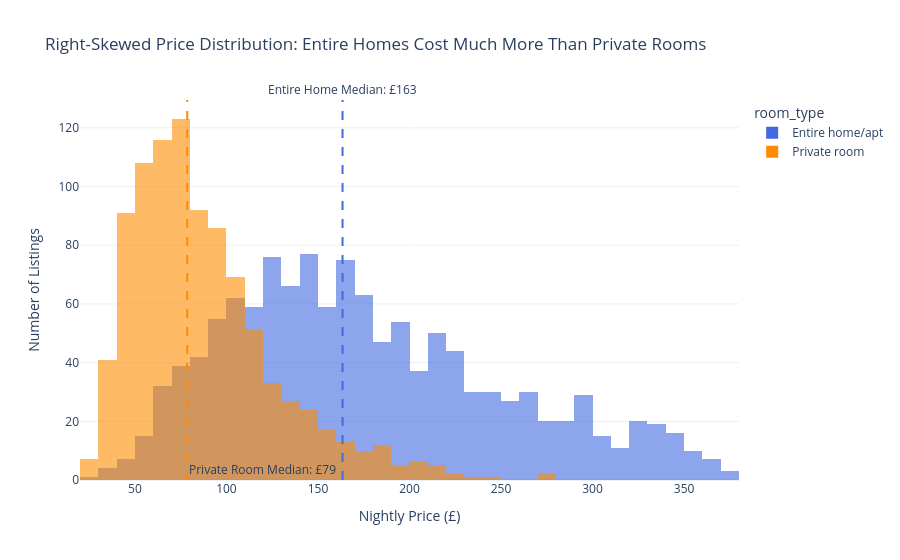

Notebook code cell kept with this figure:
### Markdown cell above
## Task 1 — Histogram: price by room type (overlapping distributions)

**What to build:** A histogram showing price distributions for **Entire home/apt vs Private room** (exclude Shared room — too few observations) overlaid on the same chart.

**Requirements:**
- Both room types on the same chart (use `color='room_type'`)
- `barmode='overlay'` with `opacity=0.6` so both distributions are visible
- A vertical line for the median of EACH room type, differently coloured
- Insight title comparing the two distributions

> 💡 `df_cap[df_cap['room_type'].isin(['Entire home/apt','Private room'])]`

### Code cell
# Task 1
# YOUR CODE HERE
# Task 1

# Filter only required room types
hist_df = df_cap[df_cap['room_type'].isin(['Entire home/apt', 'Private room'])]

# Calculate medians
median_entire = hist_df[hist_df['room_type'] == 'Entire home/apt']['price'].median()
median_private = hist_df[hist_df['room_type'] == 'Private room']['price'].median()

# Create histogram
fig = px.histogram(
    hist_df,
    x='price',
    color='room_type',
    barmode='overlay',
    opacity=0.6,
    nbins=40,
    title='Right-Skewed Price Distribution: Entire Homes Cost Much More Than Private Rooms',
    labels={'price': 'Price (£)', 'count': 'Listings'},
    color_discrete_map={
        'Entire home/apt': 'royalblue',
        'Private room': 'darkorange'
    }
)

# Add median lines
fig.add_vline(
    x=median_entire,
    line_dash='dash',
    line_color='royalblue',
    annotation_text=f'Entire Home Median: £{median_entire:.0f}',
    annotation_position='top'
)

fig.add_vline(
    x=median_private,
    line_dash='dash',
    line_color='darkorange',
    annotation_text=f'Private Room Median: £{median_private:.0f}',
    annotation_position='bottom right'
)

# Layout updates
fig.update_layout(
    template='plotly_white',
    xaxis_title='Nightly Price (£)',
    yaxis_title='Number of Listings'
)

fig.show()

### Figure 1 — Plotly figure (JSON) as saved in the notebook; plotly's stock layout.template omitted (floating-point values rounded to 4 significant figures; data arrays with more than 128 entries replaced by an {"elided": "..."} marker saying what was removed)
{"data": [{"bingroup": "x", "hovertemplate": "room_type=Entire home/apt<br>Price (£)=%{x}<br>count=%{y}<extra></extra>", "legendgroup": "Entire home/apt", "marker": {"color": "royalblue", "opacity": 0.6, "pattern": {"shape": ""}}, "name": "Entire home/apt", "nbinsx": 40, "orientation": "v", "showlegend": true, "type": "histogram", "x": {"elided": "1251 float values"}, "xaxis": "x", "yaxis": "y"}, {"bingroup": "x", "hovertemplate": "room_type=Private room<br>Price (£)=%{x}<br>count=%{y}<extra></extra>", "legendgroup": "Private room", "marker": {"color": "darkorange", "opacity": 0.6, "pattern": {"shape": ""}}, "name": "Private room", "nbinsx": 40, "orientation": "v", "showlegend": true, "type": "histogram", "x": {"elided": "942 float values"}, "xaxis": "x", "yaxis": "y"}], "layout": {"annotations": [{"showarrow": false, "text": "Entire Home Median: £163", "x": 163.4, "xanchor": "center", "xref": "x", "y": 1, "yanchor": "bottom", "yref": "y domain"}, {"showarrow": false, "text": "Private Room Median: £79", "x": 78.57, "xanchor": "left", "xref": "x", "y": 0, "yanchor": "bottom", "yref": "y domain"}], "barmode": "overlay", "legend": {"title": {"text": "room_type"}, "tracegroupgap": 0}, "shapes": [{"line": {"color": "royalblue", "dash": "dash"}, "type": "line", "x0": 163.4, "x1": 163.4, "xref": "x", "y0": 0, "y1": 1, "yref": "y domain"}, {"line": {"color": "darkorange", "dash": "dash"}, "type": "line", "x0": 78.57, "x1": 78.57, "xref": "x", "y0": 0, "y1": 1, "yref": "y domain"}], "title": {"text": "Right-Skewed Price Distribution: Entire Homes Cost Much More Than Private Rooms"}, "xaxis": {"anchor": "y", "domain": [0, 1], "title": {"text": "Nightly Price (£)"}}, "yaxis": {"anchor": "x", "domain": [0, 1], "title": {"text": "Number of Listings"}}}}
